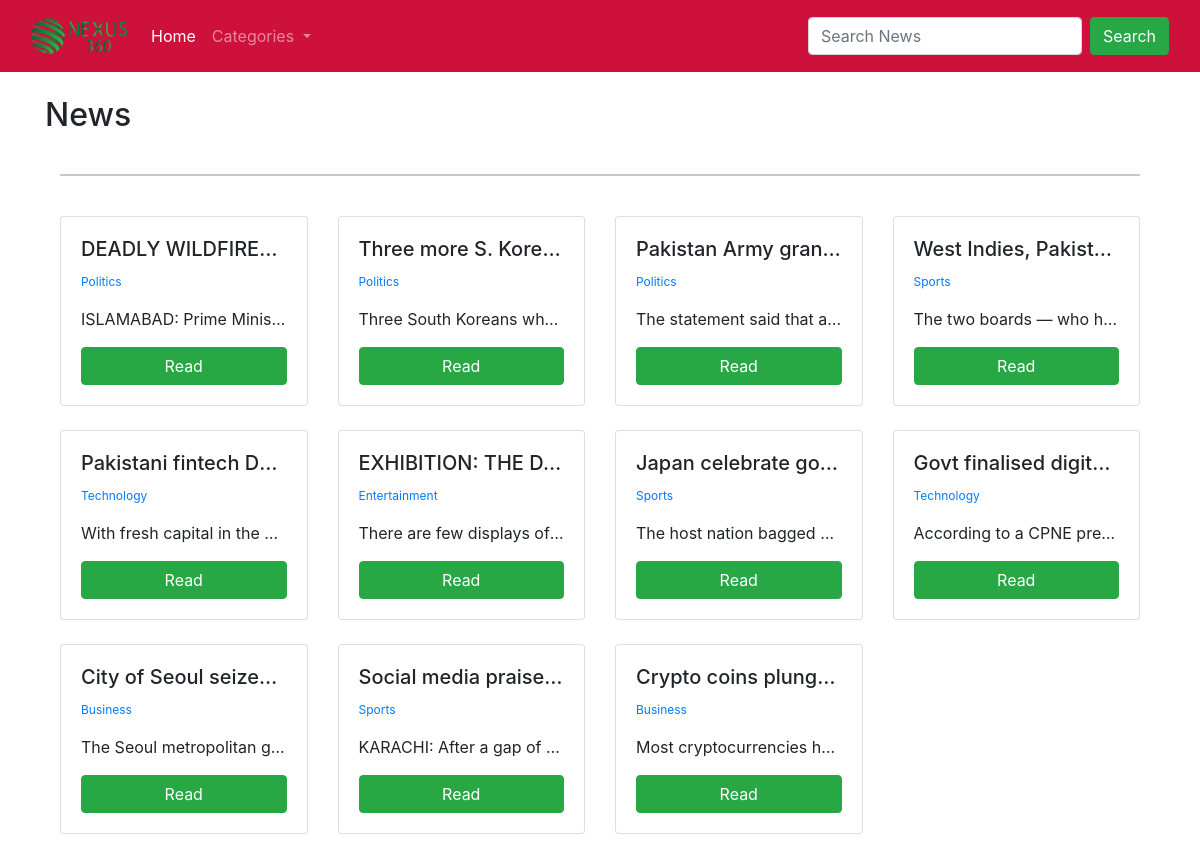
The app's page /Nexus_360/ with its own data.
### Nexus_360/models.py (models this page shows, shortened)
class News_Post(models.Model):
    title=models.CharField(max_length=1000)
    News_content=RichTextField(blank=True,null=True)
    date=models.DateField(default='DEFAULT VALUE')
    author=models.ForeignKey(User,on_delete=models.CASCADE)
    category=models.CharField(max_length=30,default='Politics')
    link=models.CharField(max_length=250,default='link_not_available')
    source=models.CharField(max_length=250,default='Source not available')
    dateOfExtraction=models.DateField()

### Nexus_360/views.py (the view)
# urls.py: path('',HomeView.as_view(),name="home"),
class HomeView(ListView):
    model=News_Post
    template_name='home.html'
    ordering=['-date']
    def get_context_data(self,*args,**kwargs):
        category_menu=Category.objects.all()
        context=super(HomeView,self).get_context_data(*args,**kwargs)
        context["category_menu"]=category_menu
        return context

### Nexus_360/custom_context_processor.py (called while the page is built)
def subject_renderer(request):
    return {'all_subjects': Category.objects.all(),}

### Nexus_360/models.py (called while the page is built)
    def __str__(self):
        return self.name

### Nexus_360/templates/home.html (shortened to what this page needs)
{% extends 'base.html' %}
{% load static %}
{% block content %}
<br>
<h2>News</h2>
<div class="container py-3">
    	<hr>
    	<br>
        	<div class="row">
          {% for News_Post in object_list %}
        		<div class="col-sm-12 col-md-6 col-lg-3 pb-4 d-flex">
        			<div class="card h-100" style="border:none">
        			  	<div class="card card-body flex-fill">
        					  <h5 class="card-title text-truncate">{{News_Post.title}}</h5>
        				  	<p class="card-text" style="font-size:12px"><a href="{% url 'category' News_Post.category %}">{{News_Post.category}}</a></p>
                    <p class="card-text text-truncate">{{News_Post.News_content|safe}}</p>
                    <a href="{% url 'article_detail' News_Post.pk %}" class="btn btn-success">Read</a>
        			  	</div>
        			</div>
    		    </div>
          {% endfor %}
    	</div>
</div>
{% endblock %}

### Nexus_360/templates/base.html (shortened to what this page needs)
<!DOCTYPE html>
{% load static %}
<html lang="en" dir="ltr">
<head>
  <link href="https://cdn.jsdelivr.net/npm/bootstrap@5.0.2/dist/css/bootstrap.min.css" rel="stylesheet">
  <link rel="stylesheet" href="https://cdnjs.cloudflare.com/ajax/libs/font-awesome/4.7.0/css/font-awesome.min.css">
  <link href="https://maxcdn.bootstrapcdn.com/bootstrap/4.0.0/css/bootstrap.min.css" rel="stylesheet" />
  <link rel="stylesheet" type="text/css" href="{% static 'css/styles.css' %}">
</head>
<body>
  <nav class="navbar navbar-fixed-top navbar-expand-lg navbar-dark navbar-custom fixed-top">
    <div class="container-fluid">
      <a class="navbar-brand" href="{% url 'home' %}">
        <img src="{% static 'images/P.png' %}" style="width:6rem; height:2.2rem" alt="Nexus360">
      </a>
      <div class="collapse navbar-collapse" id="navbarScroll">
        <ul class="navbar-nav me-auto my-2 my-lg-0 navbar-nav-scroll" style="--bs-scroll-height: 100px;">
          <li class="nav-item">
            <a class="nav-link active" aria-current="page" href="{% url 'home' %}">Home</a>
          </li>
          {% if all_subjects %}
          <li class="nav-item dropdown">
            <a class="nav-link dropdown-toggle" href="#" id="navbarScrollingDropdown" role="button" data-bs-toggle="dropdown" aria-expanded="false">
              Categories
            </a>
          </li>
          {% endif %}
        </ul>
        <form class="d-flex" method="POST" action="{% url 'searcedview' %}">
          <input class="form-control me-2" type="search" placeholder="Search News " aria-label="Search" name="searched">
          <button class="btn btn-success" type="submit">Search</button>
        </form>
      </div>
    </div>
  </nav>
  <br><br><br>
  <div class="container">
    {% block content %}
    {% endblock %}
  </div>
</body>
</html>

### Nexus_360/static/css/styles.css (style rules this page uses)
.navbar-custom { background-color: #CD113B; height: 4.5rem; }

### records on screen
News_Post: title "DEADLY WILDFIRE…", category "Politics", News_content "ISLAMABAD: Prime Minis…"
News_Post: title "Three more S. Kore…", category "Politics", News_content "Three South Koreans wh…"
News_Post: title "Pakistan Army gran…", category "Politics", News_content "The statement said that a…"
News_Post: title "West Indies, Pakist…", category "Sports", News_content "The two boards — who h…"
News_Post: title "Pakistani fintech D…", category "Technology", News_content "With fresh capital in the k…"
News_Post: title "EXHIBITION: THE D…", category "Entertainment", News_content "There are few displays of…"
News_Post: title "Japan celebrate go…", category "Sports", News_content "The host nation bagged…"
News_Post: title "Govt finalised digit…", category "Technology", News_content "According to a CPNE pre…"
News_Post: title "City of Seoul seize…", category "Business", News_content "The Seoul metropolitan g…"
News_Post: title "Social media praise…", category "Sports", News_content "KARACHI: After a gap of…"
News_Post: title "Crypto coins plung…", category "Business", News_content "Most cryptocurrencies h…"
